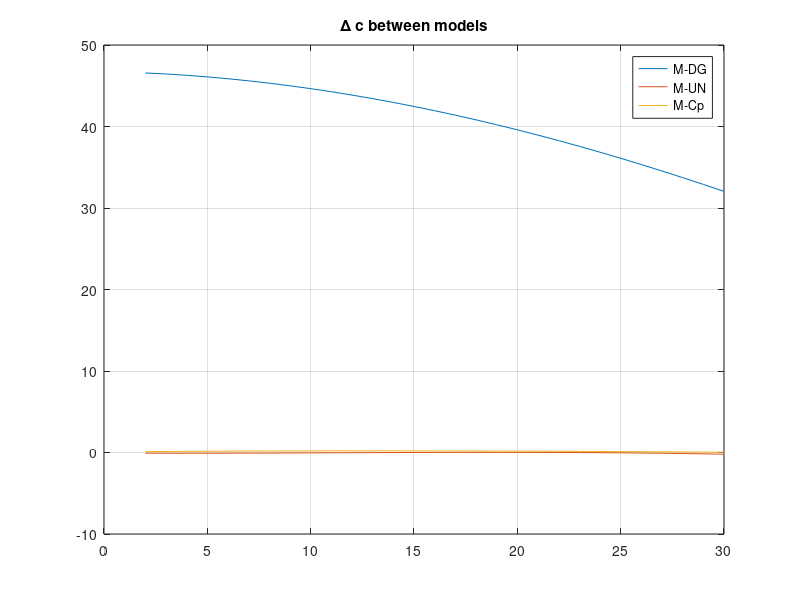

This figure's MATLAB source:
% Сравнение моделей c(z)
% Δc между четырьмя уравнениями

S = 35; D = 10;
T = 2:1:30;
cM = 1448.96 + 4.591*T - 5.304e-2*T.^2 + 2.374e-4*T.^3 + 1.34*(S-35) + 1.63e-2*D - 1.025e-2*T*(S-35);
cDG = 1402.392 + 4.63573*T - 3.5885e-2*T.^2 + 1.59964e-4*T.^3 + 1.33428*(S-35) - 1.13083e-2*T*(S-35);
cUN = 1449.2 + 4.6*T - 5.48e-2*T.^2 + 2.91e-4*T.^3 + 1.34*(S-35) - 1.02e-2*T*(S-35);
cCp = 1449.05 + 4.57*T - 5.21e-2*T.^2 + 2.31e-4*T.^3 + 1.33*(S-35) - 1.10e-2*T*(S-35);
figure;
plot(T, cM-cDG, T, cM-cUN, T, cM-cCp);
legend('M-DG','M-UN','M-Cp');
title('\Delta c between models'); grid on;

%{
@play
{
 "title": "c(z) model comparison",
 "groups": [
  {
   "name": "Environment",
   "controls": [
    {
     "var": "S",
     "label": "Salinity",
     "min": 30,
     "max": 40,
     "step": 1,
     "default": 35
    },
    {
     "var": "D",
     "label": "Depth m",
     "min": 0,
     "max": 4000,
     "step": 100,
     "default": 10
    }
   ]
  }
 ]
}
%}
